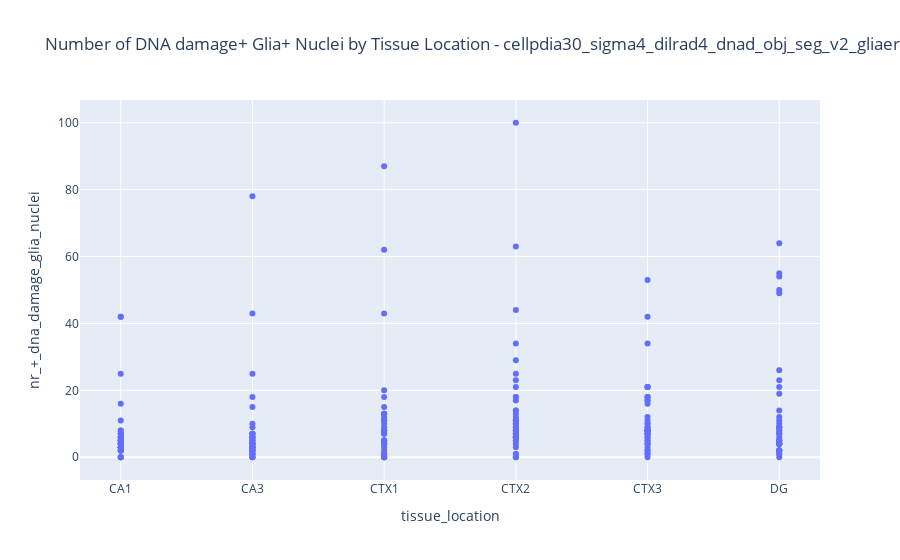

The notebook cell this image was saved under:
### Code cell
# Create the plot
fig = px.scatter(df, x='tissue_location', y='nr_+_dna_damage_glia_nuclei',
                 hover_data=['staining_id','index'], title=f"Number of DNA damage+ Glia+ Nuclei by Tissue Location - {title}")

# Show the plot
fig.show()

### Figure 1 — Plotly figure (JSON) as saved in the notebook; plotly's stock layout.template omitted (floating-point values rounded to 4 significant figures; data arrays with more than 128 entries replaced by an {"elided": "..."} marker saying what was removed)
{"data": [{"customdata": {"elided": "252x2 int values"}, "hovertemplate": "tissue_location=%{x}<br>nr_+_dna_damage_glia_nuclei=%{y}<br>staining_id=%{customdata[0]}<br>index=%{customdata[1]}<extra></extra>", "legendgroup": "", "marker": {"color": "#636efa", "symbol": "circle"}, "mode": "markers", "name": "", "orientation": "v", "showlegend": false, "type": "scatter", "x": {"elided": "252 str values"}, "xaxis": "x", "y": {"elided": "252 int values"}, "yaxis": "y"}], "layout": {"legend": {"tracegroupgap": 0}, "title": {"text": "Number of DNA damage+ Glia+ Nuclei by Tissue Location - cellpdia30_sigma4_dilrad4_dnad_obj_seg_v2_gliaero6_gliathr20"}, "xaxis": {"anchor": "y", "domain": [0, 1], "title": {"text": "tissue_location"}}, "yaxis": {"anchor": "x", "domain": [0, 1], "title": {"text": "nr_+_dna_damage_glia_nuclei"}}}}
